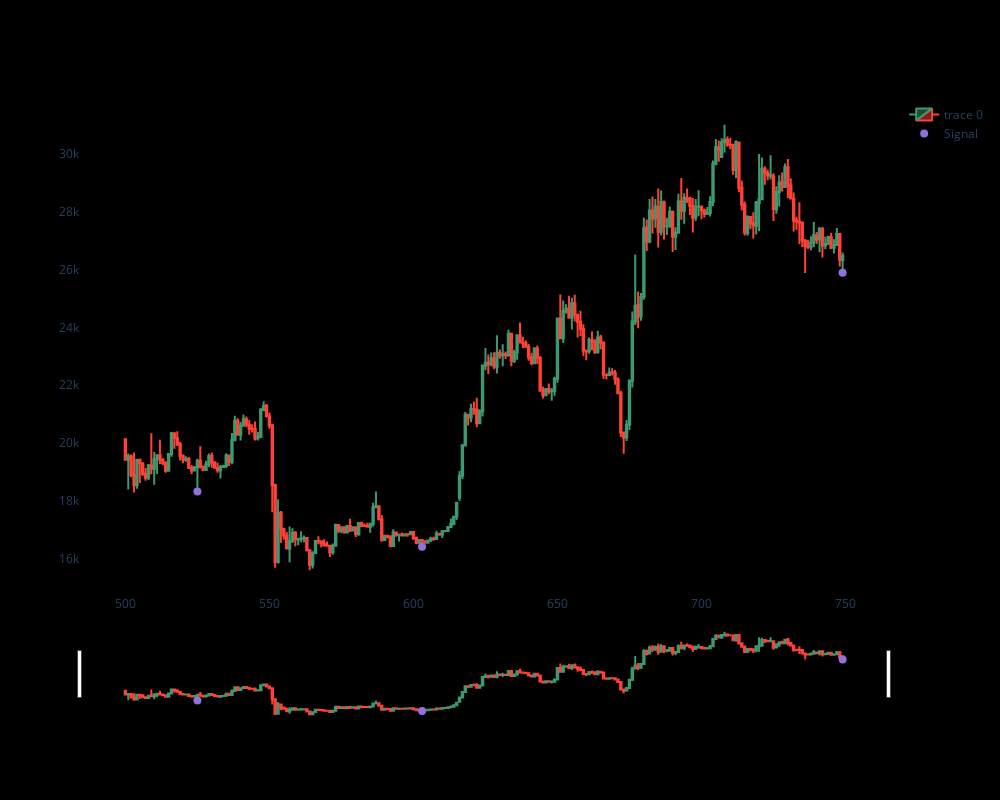

Notebook cell for this chart:
### Code cell
data['pointpos'] = data.apply(lambda row: pointpos(row,"signal"), axis=1)
plot_with_signal(data[500:750])

### Figure 1 — Plotly figure (JSON) as saved in the notebook; plotly's stock layout.template omitted (floating-point values rounded to 4 significant figures; data arrays with more than 128 entries replaced by an {"elided": "..."} marker saying what was removed)
{"data": [{"close": {"elided": "250 float values"}, "high": {"elided": "250 float values"}, "low": {"elided": "250 float values"}, "open": {"elided": "250 float values"}, "type": "candlestick", "x": {"elided": "250 int values"}}, {"marker": {"color": "MediumPurple", "size": 8}, "mode": "markers", "name": "Signal", "type": "scatter", "x": {"elided": "250 int values"}, "y": {"elided": "250 float values"}}], "layout": {"autosize": false, "height": 800, "paper_bgcolor": "black", "plot_bgcolor": "black", "width": 1000, "xaxis": {"gridcolor": "black"}, "yaxis": {"gridcolor": "black"}}}
